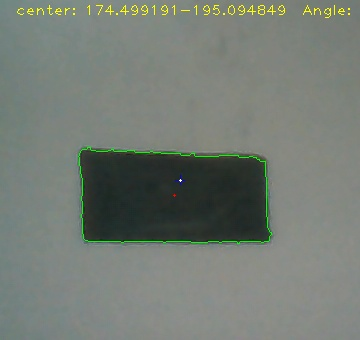
#> input picture captured_image.jpg, 360 x 340 px, given in place of video, which was not available
$ python center_detect.py
#> lines starting #> are read from the running program, lines starting #| are printed output that depends on the picture; after the words box and inside, x2 and y2 are one past the last pixel; in counts of white or black regions, pixels touching at a corner belong together; pictures that were not available may be replaced by others from this repository, and a replacement may not be noted
import cv2
import numpy as np
import urllib.request

address = "http://192.168.1.23:4747/video?1280x720/"
cap = cv2.VideoCapture(address)
address = "http://192.168.1.23:4747/cam/1/led_toggle"
urllib.request.urlopen(address)
#> (this line was passed over: the network is not available in this run)
while 1:
    ret, image = cap.read()
#> image is the input picture: shape (340, 360, 3); mean B, G, R 116.2, 124, 116.8
    cv2.waitKey(10)
    gray = cv2.cvtColor(image, cv2.COLOR_BGR2GRAY)
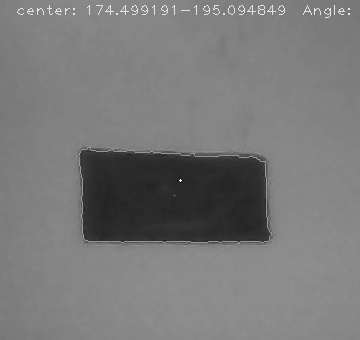
#> gray: shape (340, 360); min 26, max 252, mean 121
    blurred = cv2.GaussianBlur(gray, (5, 5), 0)
#   blurred = cv2.bilateralFilter(image, 9, 120, 120)
    gray = cv2.adaptiveThreshold(gray, 255, cv2.ADAPTIVE_THRESH_MEAN_C, cv2.THRESH_BINARY, 11, 6)
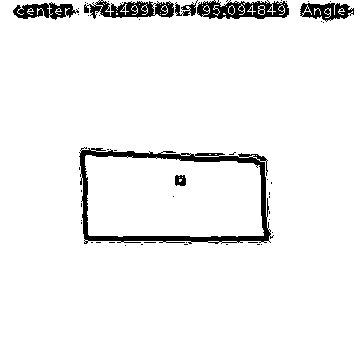
#> gray: shape (340, 360); 94.4% white; 52 black regions (45 under 20 px), largest, box (x1, y1, x2, y2) and area: (79, 147, 274, 244) 3036, (197, 0, 289, 19) 1148, (84, 0, 174, 19) 979
    edged = cv2.Canny(gray, 32, 55)
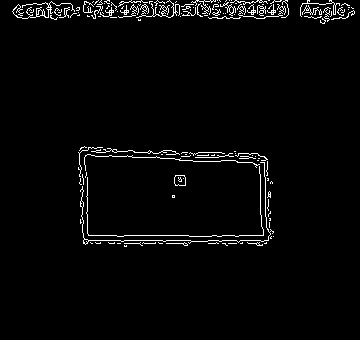
#> edged: shape (340, 360); 2.7% white in thin lines or dots, all inside (x1, y1, x2, y2) = (12, 0, 355, 247)
    kernel = np.ones((9, 9), np.uint8)
    closed = cv2.morphologyEx(edged, cv2.MORPH_CLOSE, kernel)
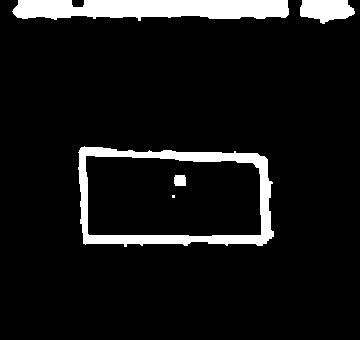
#> closed: shape (340, 360); 8.5% white; 5 white regions (1 under 20 px)
    cnts = cv2.findContours(closed.copy(), cv2.RETR_EXTERNAL, cv2.CHAIN_APPROX_SIMPLE)
#> cnts = 3 contours; box (x1, y1, x2, y2) and area: (78, 146, 274, 247) 17300, (12, 0, 289, 21) 4416, (300, 0, 355, 24) 904
    cnts = cnts[0]

    cv2.drawContours(image, cnts, -1, (0, 255, 0), 1)
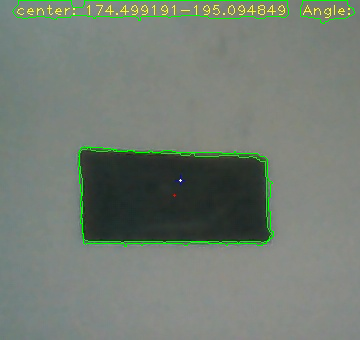
#> image: shape (340, 360, 3); 1.06% of pixels changed, all inside (x1, y1, x2, y2) = (12, 0, 355, 247)
    for cnt in cnts:
        if 7000 < cv2.contourArea(cnt) < 20000:
            rect = cv2.minAreaRect(cnt)
            box = cv2.boxPoints(rect)
            box = np.int0(box)
            cv2.drawContours(image, [box], 0, (0, 0, 255), 2)
            rect = list(rect)
            angle = list(np.float_(rect[2:3]))
            angle = float(angle[0])
            coor = list(np.float_(rect[0:1]))
            coor = coor[0]
            cX = int(coor[0])
            cY = int(coor[1])
            cv2.circle(image, (cX, cY), 1, (255, 255, 255), -1)
            cv2.putText(image, "center: %f-%f  Angle: %f" % (coor[0], coor[1], angle), (15, 15),
                        cv2.FONT_HERSHEY_PLAIN, 1, (0, 255, 255), 1)
            cv2.imshow("asdads", image)
#> this loop made 3 passes
#> (rect, box, angle, cX, cY) on pass 1: ([(175.4, 198.4), (98.62, 197.7), -88.1], [[272, 250], [74, 244], [78, 145], [275, 152]], -88.1, 175, 198)
#> pass 1, `cv2.imshow("asdads", image)`:
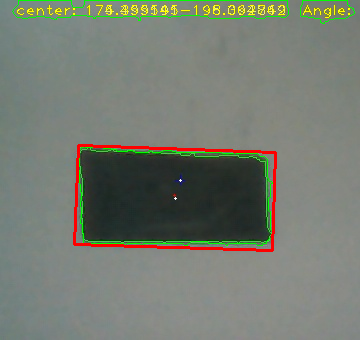
#> window 'asdads': shape (340, 360, 3); mean B, G, R 112.6, 123.6, 117.8
